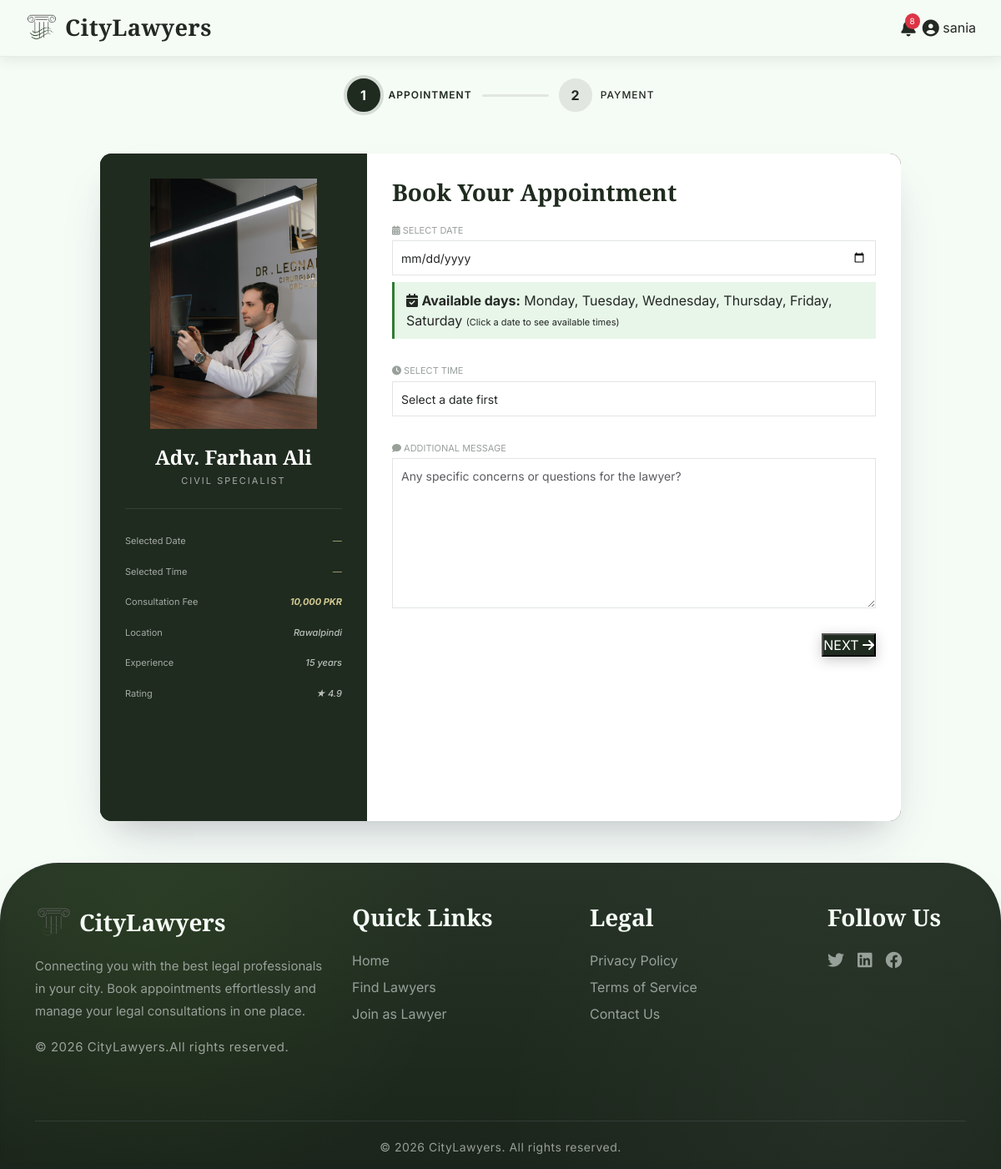
Screenshot of /customer/book-appointment.php?id=6 (signed in) with the database file from the repository.
### tables this page shows
CREATE TABLE `lawyers` (
  `id` int(11) NOT NULL,
  `name` varchar(100) NOT NULL,
  `email` varchar(100) NOT NULL,
  `password` varchar(255) NOT NULL,
  `phone` varchar(20) DEFAULT NULL,
  `address` text DEFAULT NULL,
  `city` varchar(50) DEFAULT NULL,
  `specialization` varchar(50) DEFAULT NULL,
  `gender` enum('male','female','other') DEFAULT 'male',
  `experience` int(3) DEFAULT NULL,
  `fees` decimal(10,2) DEFAULT NULL,
  `profile_pic` varchar(255) DEFAULT NULL,
  `bio` text DEFAULT NULL,
  `avg_rating` decimal(2,1) DEFAULT 0.0,
  `status` enum('pending','approved','rejected') DEFAULT 'pending',
  `created_at` timestamp NOT NULL DEFAULT current_timestamp(),
  `is_featured` tinyint(1) DEFAULT 0,
  `core_specialization` text DEFAULT NULL,
  `academic_credentials` text DEFAULT NULL
);

### customer/book-appointment.php (the view, shortened to what this page needs)
<?php
require_once '../includes/config.php';
$is_edit = false;
$appointment_data = null;
$lawyer_id = isset($_GET['id']) ? (int)$_GET['id'] : 0;
$lawyerStmt = $conn->prepare("SELECT * FROM lawyers WHERE id = ? AND status = 'approved'");
$lawyerStmt->execute([$lawyer_id]);
$lawyer = $lawyerStmt->fetch(PDO::FETCH_ASSOC);
$selected_date = '';
$dayStmt = $conn->prepare("
    SELECT DISTINCT day_of_week
    FROM slots
    WHERE lawyer_id = ? AND is_available = 1
    ORDER BY FIELD(day_of_week, 'Monday', 'Tuesday', 'Wednesday', 'Thursday', 'Friday', 'Saturday')
");
$dayStmt->execute([$lawyer_id]);
$availableDays = $dayStmt->fetchAll(PDO::FETCH_COLUMN);
$current_step = isset($_GET['step']) ? (int)$_GET['step'] : 1;
$is_step2 = ($current_step == 2);
$booking_data = $_SESSION['booking_data'] ?? null;
include '../includes/header.php';
?>
<link rel="stylesheet" href="<?php echo BASE_URL; ?>assets/css/book-appointment.css">
<div class="step-indicator-wrapper">
    <div class="step-indicator">
        <div class="step <?php echo $current_step == 1 ? 'active' : 'completed'; ?>">
            <span class="num"><?php echo $current_step == 1 ? '1' : '✓'; ?></span>
            <span class="step-label">Appointment</span>
        </div>
        <div class="step-line <?php echo $current_step == 2 ? 'completed' : ''; ?>"></div>
        <div class="step <?php echo $current_step == 2 ? 'active' : ''; ?>">
            <span class="num">2</span>
            <span class="step-label">Payment</span>
        </div>
    </div>
</div>
<div class="booking-container">
    <div class="booking-wrapper">
        <div class="luxury-panel">
            <div class="lawyer-avatar">
                <?php if (!empty($lawyer['profile_pic']) && file_exists("../uploads/lawyers/" . $lawyer['profile_pic'])): ?>
                    <img src="<?php echo BASE_URL; ?>uploads/lawyers/<?php echo htmlspecialchars($lawyer['profile_pic']); ?>" alt="Profile">
                <?php else: ?>
                    <i class="fas fa-user-advocate"></i>
                <?php endif; ?>
            </div>
            <div class="lawyer-name-panel">
                <h2><?php echo htmlspecialchars($lawyer['name']); ?></h2>
                <p><?php echo htmlspecialchars($lawyer['specialization']); ?> Specialist</p>
            </div>
            <div class="divider"></div>
            <div class="info-row">
                <span class="info-label">Selected Date</span>
                <span class="info-value" id="displayDate">
                    <?php
                    if ($is_step2 && $booking_data) {
                        echo date('l, d M Y', strtotime($booking_data['date']));
                    } elseif ($selected_date) {
                        echo date('l, d M Y', strtotime($selected_date));
                    } else {
                        echo '—';
                    }
                    ?>
                </span>
            </div>
            <div class="info-row">
                <span class="info-label">Selected Time</span>
                <span class="info-value" id="displayTime">
                    <?php
                    if ($is_step2 && $booking_data) {
                        echo date('h:i A', strtotime($booking_data['time']));
                    } elseif ($is_edit && $appointment_data['appointment_time']) {
                        echo date('h:i A', strtotime($appointment_data['appointment_time']));
                    } else {
                        echo '—';
                    }
                    ?>
                </span>
            </div>
            <div class="info-row">
                <span class="info-label">Consultation Fee</span>
                <span class="info-value fee-value"><?php echo number_format($lawyer['fees']); ?> PKR</span>
            </div>
            <div class="info-row">
                <span class="info-label">Location</span>
                <span class="info-value"><?php echo htmlspecialchars($lawyer['city']); ?></span>
            </div>
            <div class="info-row">
                <span class="info-label">Experience</span>
                <span class="info-value"><?php echo $lawyer['experience']; ?> years</span>
            </div>
            <div class="info-row">
                <span class="info-label">Rating</span>
                <span class="info-value">★ <?php echo $lawyer['avg_rating'] ?: 'New'; ?></span>
            </div>
        </div>
        <div class="form-panel">
            <?php if ($current_step == 1): ?>
            <h2 class="form-title"><?php echo $is_edit ? 'Reschedule Your Appointment' : 'Book Your Appointment'; ?></h2>
            <form method="POST" id="step1Form">
                <div class="form-group">
                    <label><i class="fas fa-calendar-alt"></i> Select Date</label>
                    <input type="date" name="date" class="form-control" id="bookingDate" required
                           min="<?php echo date('Y-m-d'); ?>"
                           value="<?php echo htmlspecialchars($selected_date); ?>">
                    <?php if (!empty($availableDays)): ?>
                        <div class="available-days-hint">
                            <i class="fas fa-calendar-check"></i>
                            <strong>Available days:</strong>
                            <?php echo implode(', ', $availableDays); ?>
                            <span class="hint-text">(Click a date to see available times)</span>
                        </div>
                    <?php endif; ?>
                </div>
                <div class="form-group">
                    <label><i class="fas fa-clock"></i> Select Time</label>
                    <select name="time" class="form-control" id="bookingTime" required>
                        <option value="">Select a date first</option>
                    </select>
                </div>
                <div class="form-group">
                    <label><i class="fas fa-comment"></i> Additional Message</label>
                    <textarea name="message" class="form-control" rows="4" placeholder="Any specific concerns or questions for the lawyer?"><?php echo $is_edit ? htmlspecialchars($appointment_data['booking_message']) : ''; ?></textarea>
                </div>
                <div style="display: flex; justify-content: flex-end;">
                    <button type="submit" class="btn-next" id="step1Submit">
                        NEXT <i class="fas fa-arrow-right"></i>
                    </button>
                </div>
            </form>
            <?php endif; ?>
        </div>
    </div>
</div>
<?php include '../includes/footer.php'; ?>

### assets/css/global.css (style rules this page uses)
:root { --primary-color: #1F2B1F; --accent-color: #2F5D3A; --sidebar-light: #445544; --secondary-color: #F5FBF5; --surface-color: #FFFFFF; --surface-alt: #F7F8F6; --charcoal-black: #171C17; --charcoal-light: #232A23; --text-dark: #232823; --text-gray: rgba(255,255,255,.75); --text-muted: #98A09A; --text-white: #FFFFFF; --muted-white: #E9ECE8; --icon-gray: #BFC6BF; --border-color: #E1E6E1; --border-light: #EFF2EF; --border-soft: 1px solid rgba(142,247,43,.18); --card-radius: 14px; --white: #FFFFFF; --success: #2F7D32; --warning: #9A6A14; --danger: #B23B3B; --info: #2E5C86; --status-pending-bg: #F7ECD1; --status-pending-text: #8C650F; --status-approved-bg: #DDECDC; --status-approved-text: #2F6A33; --status-rejected-bg: #F3DEDE; --status-rejected-text: #9A3737; --status-confirmed-bg: #DDECDC; --status-confirmed-text: #2F6A33; --status-completed-bg: #DFE9F5; --status-completed-text: #2E5C86; --status-cancelled-bg: #F3DEDE; --status-cancelled-text: #9A3737; --btn-primary-bg: var(--primary-color); --btn-primary-hover: #172117; --btn-accent-bg: var(--accent-color); --btn-accent-hover: #23482D; --btn-approve-bg: #2F7D32; --btn-reject-bg: #B23B3B; --btn-delete-bg: #232823; --btn-delete-text: #E1E6E1; --btn-text: #FFFFFF; --shadow-sm: 0 8px 20px rgba(0,0,0,.05); --shadow-md: 0 18px 35px rgba(0,0,0,.10); --shadow-lg: rgba(50,50,93,.18) 0 30px 60px -20px, rgba(0,0,0,.14) 0 18px 35px -18px, rgba(10,37,64,.10) 0 -2px 6px inset; --shadow-hover: 0 45px 80px rgba(0,0,0,.22), 0 18px 40px rgba(0,0,0,.12), 0 30px 55px rgba(0,0,0,.14); --shadow-green-strong: 0 20px 60px rgba(47, 93, 58, 0.30), 0 10px 30px rgba(31, 43, 31, 0.12), 0 0 80px rgba(47, 93, 58, 0.08); --transition-fast: .25s ease; --transition: .4s ease; --transition-slow: .55s cubic-bezier(.2,.8,.2,1); --gradient-overlay: radial-gradient( circle at center, rgba(38, 85, 38, 0) 0%, rgba(18,30,18,.70) 45%, rgba(6,8,6,.92) 100% ); --sidebar-gradient: linear-gradient( 180deg, var(--charcoal-black) 0%, #263326 35%, var(--primary-color) 75%, #314931 100% ); }
* { margin: 0; padding: 0; box-sizing: border-box; }
html { scroll-behavior: smooth; }
body { font-family: 'Inter', sans-serif; background: var(--secondary-color); color: var(--text-dark); overflow-x: hidden; padding-top: 74px; }
h1, h2, h3, h4, h5, h6 { font-family: 'Cormorant Garamond', serif; font-weight: 600; }
img { max-width: 100%; display: block; }
input[type="text"], input[type="email"], input[type="password"], input[type="number"], input[type="search"], textarea { cursor: text; }

### assets/css/forms.css (style rules this page uses)
.form-control { border-radius: 0; border: 1px solid var(--border-color); background: var(--white); color: var(--text-dark); font-size: 14px; height: 42px; box-shadow: none !important; }

### rows the page displays
lawyers: profile_pic (picture), name "Adv. Farhan Ali", specialization "CIVIL", fees "10,000", city "Rawalpindi", experience "15", avg_rating "4.9"

### other values shown
SITE_NAME "CityLawyers"
$unread_count "8"
$user_name "sania"
implode(', ', $availableDays) "Monday, Tuesday, Wednesday, Thursday, Friday, Saturday"
